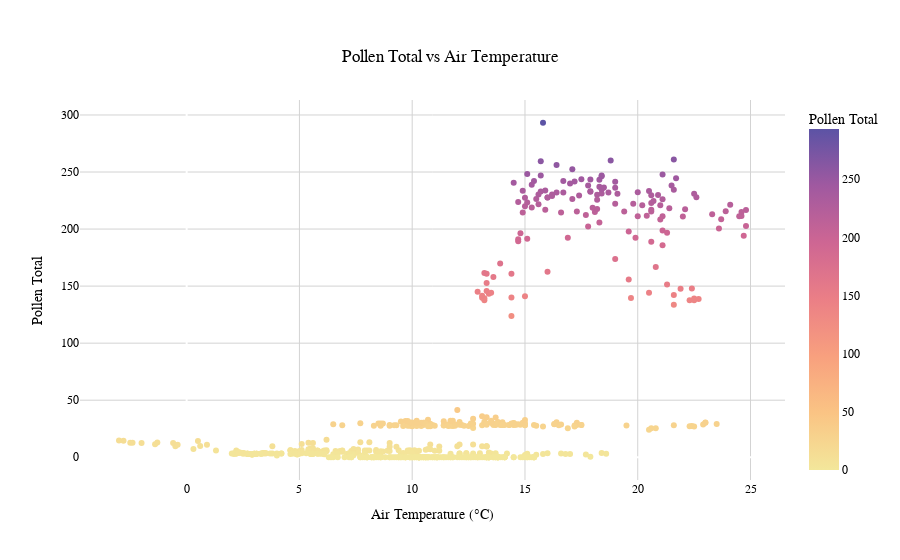

The notebook cell saved with this chart:
### Markdown cell above
### Pollen vs Different Variables

### Code cell
fig = px.scatter(df, x='air_temp', y='pollen_total', color='pollen_total',
                 title='Pollen Total vs Air Temperature',
                 labels={'air_temp': 'Air Temperature (°C)', 'pollen_total': 'Pollen Total'},
                 color_continuous_scale='Sunset')

fig.update_traces(
    hovertemplate='<b>Time:</b> %{customdata}<br>' +
                  '<b>Air Temperature:</b> %{x:.1f}<br>' +
                  '<b>Pollen Total:</b> %{y:.2f}<extra></extra>',
    customdata=df.index.strftime('%Y-%m-%d %H:%M:%S')
)

fig.update_layout(
    plot_bgcolor='white',
    paper_bgcolor='white',
    xaxis=dict(showgrid=True, gridcolor='LightGray'),
    yaxis=dict(showgrid=True, gridcolor='LightGray'),
    font=dict(family="Arial, sans-serif", size=12, color="black"),
    title=dict(text='Pollen Total vs Air Temperature', x=0.5, xanchor='center', yanchor='top'),
    coloraxis_colorbar=dict(title='Pollen Total')
)

fig.show()

### Figure 1 — Plotly figure (JSON) as saved in the notebook; plotly's stock layout.template omitted (floating-point values rounded to 4 significant figures; data arrays with more than 128 entries replaced by an {"elided": "..."} marker saying what was removed)
{"data": [{"customdata": {"elided": "643 str values"}, "hovertemplate": "<b>Time:</b> %{customdata}<br><b>Air Temperature:</b> %{x:.1f}<br><b>Pollen Total:</b> %{y:.2f}<extra></extra>", "legendgroup": "", "marker": {"color": {"elided": "643 float values"}, "coloraxis": "coloraxis", "symbol": "circle"}, "mode": "markers", "name": "", "orientation": "v", "showlegend": false, "type": "scatter", "x": {"elided": "643 float values"}, "xaxis": "x", "y": {"elided": "643 float values"}, "yaxis": "y"}], "layout": {"coloraxis": {"colorbar": {"title": {"text": "Pollen Total"}}, "colorscale": [[0, "rgb(243, 231, 155)"], [0.1667, "rgb(250, 196, 132)"], [0.3333, "rgb(248, 160, 126)"], [0.5, "rgb(235, 127, 134)"], [0.6667, "rgb(206, 102, 147)"], [0.8333, "rgb(160, 89, 160)"], [1, "rgb(92, 83, 165)"]]}, "font": {"color": "black", "family": "Arial, sans-serif", "size": 12}, "legend": {"tracegroupgap": 0}, "paper_bgcolor": "white", "plot_bgcolor": "white", "title": {"text": "Pollen Total vs Air Temperature", "x": 0.5, "xanchor": "center", "yanchor": "top"}, "xaxis": {"anchor": "y", "domain": [0, 1], "gridcolor": "LightGray", "showgrid": true, "title": {"text": "Air Temperature (°C)"}}, "yaxis": {"anchor": "x", "domain": [0, 1], "gridcolor": "LightGray", "showgrid": true, "title": {"text": "Pollen Total"}}}}
